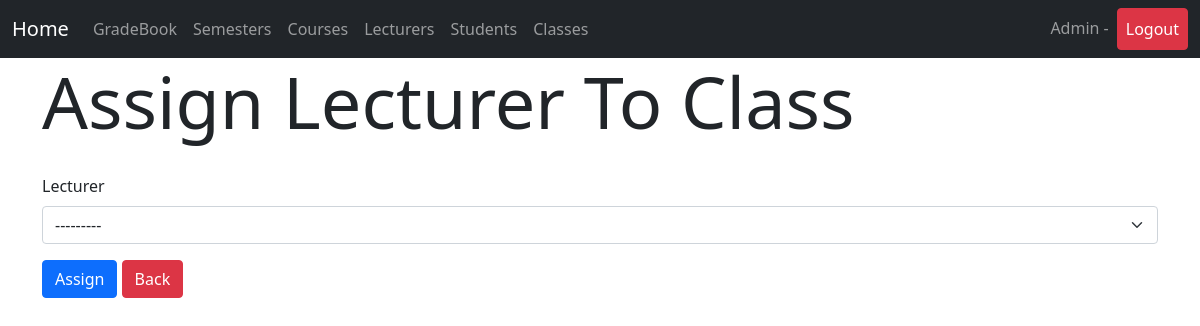
/classes/assign_lecturer/6 (signed in), run on an earlier commit of the app's database.
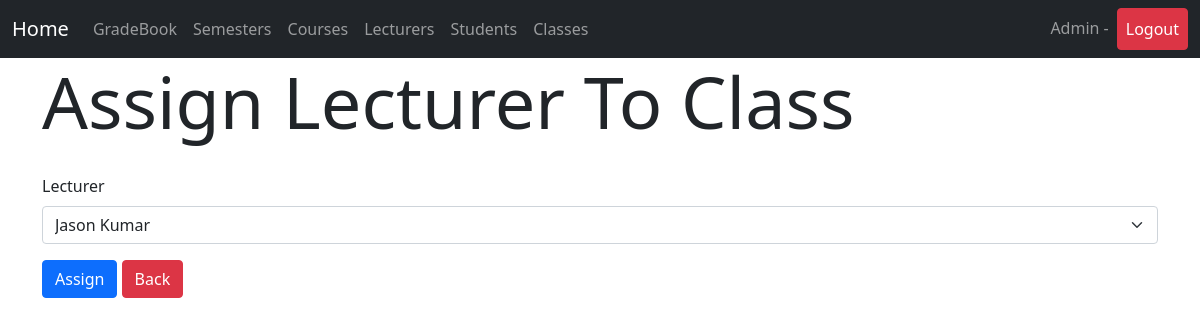
And on a later commit of the database.
### gradebook/models.py (models this page shows, shortened)
class Class(models.Model):
    number = models.PositiveIntegerField(null=False, blank=False)
    semester = models.ForeignKey(Semester, on_delete=models.CASCADE)
    course = models.ForeignKey(Course, on_delete=models.CASCADE)
    lecturer = models.ForeignKey(Lecturer, on_delete=models.CASCADE, blank=True, null=True)

### gradebook/views.py (the view)
# urls.py: path('classes/assign_lecturer/<int:pk>', AssignLecturerToClassView.as_view(), name='assign_lecturer_to_class'),
class AssignLecturerToClassView(UpdateView):
    model = Class
    form_class = LecturerToClassForm
    template_name = 'class/assign_lecturer_to_class.html'

### gradebook/forms.py
class LecturerToClassForm(forms.ModelForm):
    class Meta:
        model = Class
        fields = ('lecturer',)
        widgets = {
            'lecturer': forms.Select(attrs={'class': 'form-select'}),
        }

### gradebook/models.py (called while the page is built)
    def __str__(self):
        return self.firstName + " " + self.lastName

### gradebook/templates/class/assign_lecturer_to_class.html (shortened to what this page needs)
{% extends "base.html" %}
{% block content %}
    <h1 class="display-2" style="margin-bottom: 30px">Assign Lecturer To Class</h1>
    <form method="post">
        <div class="mb-3">
            <label for="lecturer" class="form-label">Lecturer</label>
            {{ form.lecturer }}
        </div>
        <button class="btn btn-primary" type="submit">Assign</button>
        <a class="btn btn-danger" href="{% url 'list_classes' %}">Back</a>
    </form>
{% endblock %}

What changed in the data, as far as the page shows it:
changed Class: lecturer "---------" → "Jason Kumar"
